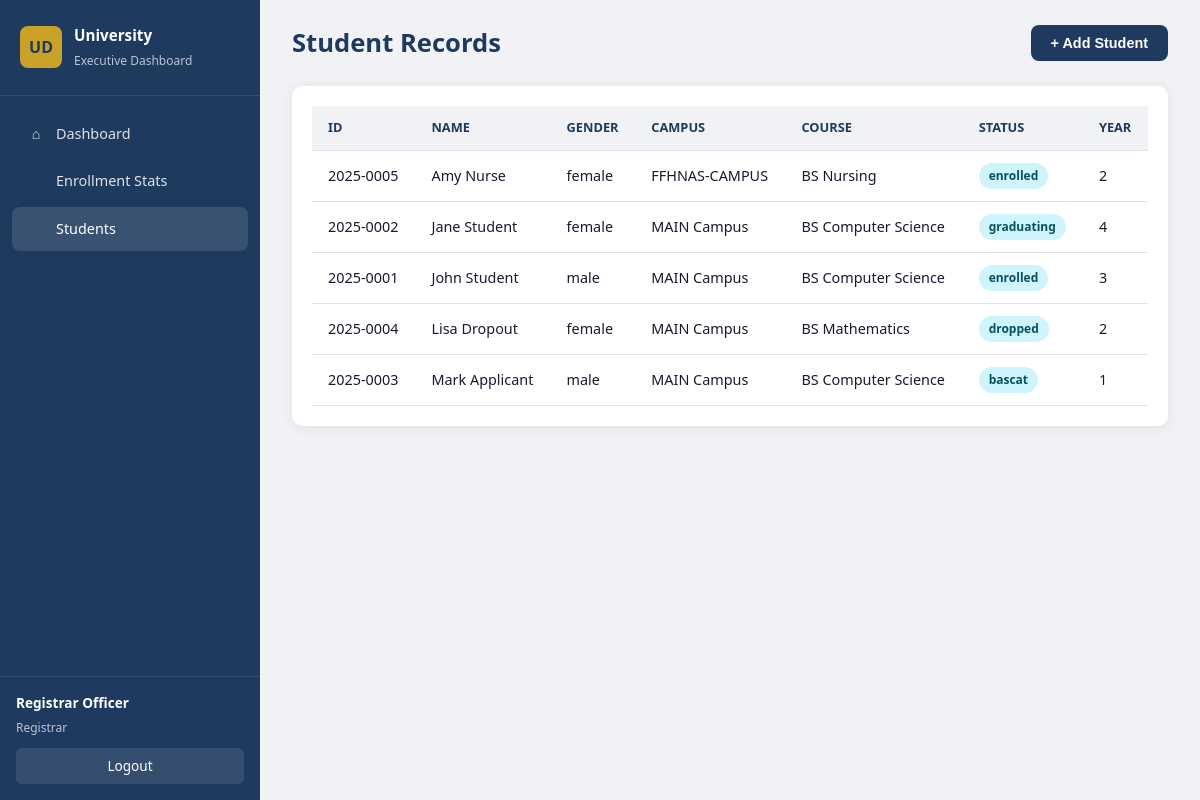
The app's page /modules/registrar/students.php (signed in) with its own data.
### tables this page shows
CREATE TABLE students (
    id INT AUTO_INCREMENT PRIMARY KEY,
    student_id VARCHAR(30) NOT NULL UNIQUE,
    full_name VARCHAR(150) NOT NULL,
    gender ENUM('male','female','other') NOT NULL,
    campus_id INT NOT NULL,
    institute_id INT NULL,
    department_id INT NULL,
    course_id INT NULL,
    year_level INT DEFAULT 1,
    status ENUM('enrolled','graduating','graduated','dropped','bascat','inactive') DEFAULT 'enrolled',
    email VARCHAR(150),
    created_at TIMESTAMP DEFAULT CURRENT_TIMESTAMP,
    updated_at TIMESTAMP DEFAULT CURRENT_TIMESTAMP ON UPDATE CURRENT_TIMESTAMP,
    FOREIGN KEY (campus_id) REFERENCES campuses(id),
    FOREIGN KEY (institute_id) REFERENCES institutes(id) ON DELETE SET NULL,
    FOREIGN KEY (department_id) REFERENCES departments(id) ON DELETE SET NULL,
    FOREIGN KEY (course_id) REFERENCES courses(id) ON DELETE SET NULL
);

CREATE TABLE campuses (
    id INT AUTO_INCREMENT PRIMARY KEY,
    code VARCHAR(20) NOT NULL UNIQUE,
    name VARCHAR(100) NOT NULL,
    status ENUM('active','inactive') DEFAULT 'active',
    created_at TIMESTAMP DEFAULT CURRENT_TIMESTAMP
);

CREATE TABLE courses (
    id INT AUTO_INCREMENT PRIMARY KEY,
    campus_id INT NOT NULL,
    institute_id INT NULL,
    code VARCHAR(30) NOT NULL,
    name VARCHAR(200) NOT NULL,
    level ENUM('undergraduate','graduate','doctoral') DEFAULT 'undergraduate',
    created_at TIMESTAMP DEFAULT CURRENT_TIMESTAMP,
    FOREIGN KEY (campus_id) REFERENCES campuses(id) ON DELETE CASCADE,
    FOREIGN KEY (institute_id) REFERENCES institutes(id) ON DELETE SET NULL
);

### includes/functions.php (called while the page is built, shortened)
<?php
function e(?string $s): string {
    return htmlspecialchars($s ?? '', ENT_QUOTES, 'UTF-8');
}
function getCourses(?int $campusId = null): array {
    $db = getDB();
    if ($campusId) {
        $stmt = $db->prepare("SELECT co.*, ca.name as campus_name FROM courses co JOIN campuses ca ON co.campus_id = ca.id WHERE co.campus_id = ? ORDER BY co.name");
        $stmt->bind_param('i', $campusId);
        $stmt->execute();
        $r = $stmt->get_result();
    } else {
        $r = $db->query("SELECT co.*, ca.name as campus_name FROM courses co JOIN campuses ca ON co.campus_id = ca.id ORDER BY ca.name, co.name");
    }
    $rows = [];
    while ($row = $r->fetch_assoc()) $rows[] = $row;
    return $rows;
}

### config/database.php (called while the page is built, shortened)
<?php
function getDB(): mysqli {
    static $conn = null;
    if ($conn === null) {
        $conn = new mysqli(DB_HOST, DB_USER, DB_PASS, DB_NAME);
        $conn->set_charset('utf8mb4');
    }
    return $conn;
}

### modules/registrar/students.php (the view, shortened to what this page needs)
<?php
$rows = getDB()->query("SELECT s.*, c.name as campus, co.name as course FROM students s JOIN campuses c ON s.campus_id=c.id LEFT JOIN courses co ON s.course_id=co.id ORDER BY s.full_name");
$campuses = getCampuses(); $institutes = getInstitutes(); $departments = getDepartments(); $courses = getCourses();
$pageActions = '<button class="btn btn-primary" onclick="openModal(\'stuModal\')">+ Add Student</button>';
require __DIR__ . '/../../includes/layout.php';
?>
<div class="card"><div class="card-body table-wrap">
<table><thead><tr><th>ID</th><th>Name</th><th>Gender</th><th>Campus</th><th>Course</th><th>Status</th><th>Year</th></tr></thead><tbody>
<?php while ($s = $rows->fetch_assoc()): ?>
<tr><td><?= e($s['student_id']) ?></td><td><?= e($s['full_name']) ?></td><td><?= e($s['gender']) ?></td><td><?= e($s['campus']) ?></td><td><?= e($s['course']??'—') ?></td>
<td><span class="badge badge-info"><?= e($s['status']) ?></span></td><td><?= $s['year_level'] ?></td></tr>
<?php endwhile; ?></tbody></table></div></div>
<?php require __DIR__ . '/../../includes/layout_end.php'; ?>

### assets/css/style.css (style rules this page uses)
:root { --primary: #1e3a5f; --primary-light: #2d5a8a; --accent: #c9a227; --success: #198754; --danger: #dc3545; --warning: #ffc107; --bg: #f0f2f5; --card: #ffffff; --text: #1a1a2e; --muted: #6c757d; --border: #dee2e6; --sidebar-w: 260px; --radius: 10px; --shadow: 0 2px 12px rgba(0,0,0,.08); }
* { box-sizing: border-box; margin: 0; padding: 0; }
body { font-family: 'Segoe UI', system-ui, sans-serif; background: var(--bg); color: var(--text); line-height: 1.5; min-height: 100vh; }
.btn { display: inline-flex; align-items: center; gap: 6px; padding: 10px 20px; border: none; border-radius: 8px; font-size: .9rem; font-weight: 600; cursor: pointer; text-decoration: none; transition: all .2s; }
.btn-primary { background: var(--primary); color: #fff; }
.card { background: var(--card); border-radius: var(--radius); box-shadow: var(--shadow); margin-bottom: 24px; overflow: hidden; }
.card-body { padding: 20px; }
.table-wrap { overflow-x: auto; }
table { width: 100%; border-collapse: collapse; font-size: .9rem; }
th, td { padding: 12px 16px; text-align: left; border-bottom: 1px solid var(--border); }
th { background: var(--bg); font-weight: 600; color: var(--primary); font-size: .8rem; text-transform: uppercase; }
.badge { display: inline-block; padding: 4px 10px; border-radius: 20px; font-size: .75rem; font-weight: 600; }
.badge-info { background: #cff4fc; color: #055160; }

### records on screen
students: student "2025-0005", full_name "Amy Nurse", gender "female", campus.name "FFHNAS-CAMPUS", course.name "BS Nursing", status "enrolled", year_level "2"
students: student "2025-0002", full_name "Jane Student", gender "female", campus.name "MAIN Campus", course.name "BS Computer Science", status "graduating", year_level "4"
students: student "2025-0001", full_name "John Student", gender "male", campus.name "MAIN Campus", course.name "BS Computer Science", status "enrolled", year_level "3"
students: student "2025-0004", full_name "Lisa Dropout", gender "female", campus.name "MAIN Campus", course.name "BS Mathematics", status "dropped", year_level "2"
students: student "2025-0003", full_name "Mark Applicant", gender "male", campus.name "MAIN Campus", course.name "BS Computer Science", status "bascat", year_level "1"

### other values on screen
$item['icon'] "⌂"
$item['label'] "Dashboard"
$item['label'] "Enrollment Stats"
$item['label'] "Students"
$user['full_name'] "Registrar Officer"
roleLabel($role) "Registrar"
$pageTitle "Student Records"
